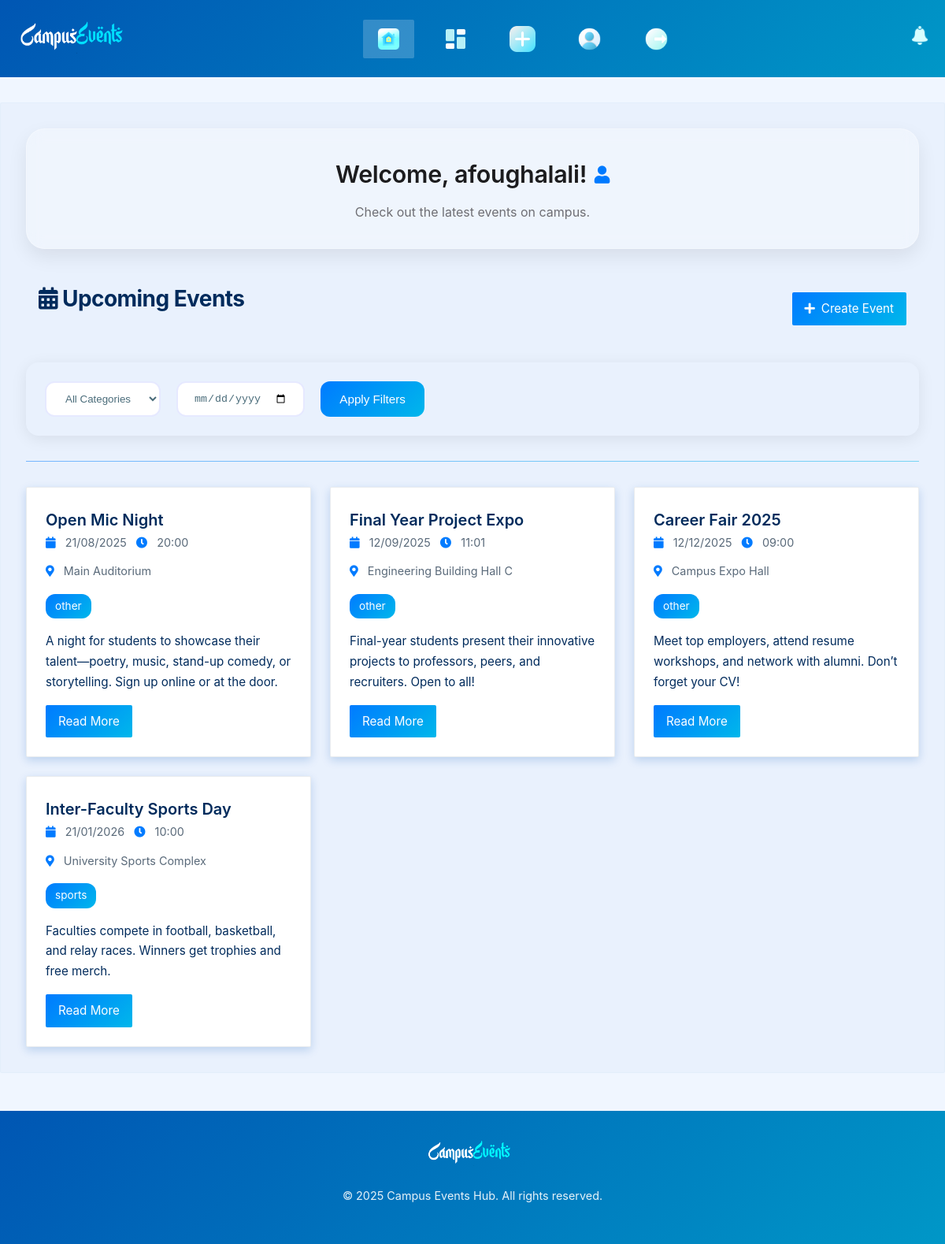
Screenshot of / (signed in) with the database file from the repository.
### models.py (models this page shows, shortened)
class User(UserMixin, db.Model):
    __tablename__ = 'user'
    id = db.Column(db.Integer, primary_key=True)
    email = db.Column(db.String(120), unique=True, nullable=False)
    username = db.Column(db.String(50), unique=True, nullable=False, default=func.substr(db.cast(email, db.String), 1, func.instr(db.cast(email, db.String), '@') - 1))
    password_hash = db.Column(db.String(128), nullable=False)
    role = db.Column(db.Enum(UserRole), default=UserRole.USER)
    events = db.relationship('Event', backref='organizer', lazy=True, cascade='all, delete-orphan')
    likes = db.relationship('Like', backref='user', lazy=True, cascade='all, delete-orphan')
    rsvps = db.relationship('RSVP', backref='user', lazy=True, cascade='all, delete-orphan')
    notifications = db.relationship('Notification', backref='user', lazy=True, cascade='all, delete-orphan')

class Event(db.Model):
    __tablename__ = 'event'
    id = db.Column(db.Integer, primary_key=True)
    title = db.Column(db.String(100), nullable=False)
    description = db.Column(db.Text, nullable=False)
    date = db.Column(db.Date, nullable=False)
    time = db.Column(db.Time, nullable=False)
    location = db.Column(db.String(100), nullable=False)
    category = db.Column(db.String(50), nullable=False)
    status = db.Column(db.Enum(EventStatus), default=EventStatus.PENDING)
    user_id = db.Column(db.Integer, db.ForeignKey('user.id'), nullable=False)
    likes = db.relationship('Like', backref='event', lazy=True, cascade='all, delete-orphan')
    rsvps = db.relationship('RSVP', backref='event', lazy=True, cascade='all, delete-orphan')
    notifications = db.relationship('Notification', backref='event', lazy=True, cascade='all, delete-orphan')

### app.py (the view)
@app.route('/')
def index():
    page = request.args.get('page', 1, type=int)
    per_page = 10
    events_query = Event.query.filter_by(status=EventStatus.APPROVED).order_by(Event.date, Event.time)
    category = request.args.get('category')
    date_filter = request.args.get('date')
    if category:
        events_query = events_query.filter_by(category=category)
    if date_filter:
        events_query = events_query.filter(Event.date == date.fromisoformat(date_filter))
    events = events_query.paginate(page=page, per_page=per_page, error_out=False)
    categories = sorted(set(event.category for event in Event.query.all() if event.category))
    if current_user.is_authenticated:
        panel_type = 'Admin Panel' if current_user.role == UserRole.ADMIN else 'Dashboard'
        if current_user.role == UserRole.ADMIN:
            return render_template('index_admin.html', events=events, categories=categories, category_filter=category, date_filter=date_filter, panel_type=panel_type)
        return render_template('index.html', events=events, categories=categories, category_filter=category, date_filter=date_filter, panel_type=panel_type)
    return render_template('index.html', events=events, categories=categories, category_filter=category, date_filter=date_filter)

### app.py (called while the page is built)
@login_manager.user_loader
def load_user(user_id):
    return User.query.get(int(user_id))

### templates/index.html (shortened to what this page needs)
{% extends "base.html" %}
{% block css %}
    <link rel="stylesheet" href="{{ url_for('static', filename='css/index.css') }}">
{% endblock %}
{% block content %}
    <div class="container">
        {% if current_user.is_authenticated %}
            <div class="welcome-message">
                <h2>Welcome, {{ current_user.username }}! <i class="fas fa-user"></i></h2>
                <p>Check out the latest events on campus.</p>
            </div>
        {% else %}
            <div class="welcome-message">
                <h2>Welcome to Campus Events Hub! <i class="fas fa-calendar-alt"></i></h2>
                <p>Login or register to join the fun!</p>
            </div>
        {% endif %}
        <div class="page-header">
            <h2><i class="fas fa-calendar-alt"></i> Upcoming Events</h2>
            {% if current_user.is_authenticated %}
                <a href="{{ url_for('create_event_page') }}" class="btn btn-primary create-event-btn">
                    <i class="fas fa-plus"></i> Create Event
                </a>
            {% endif %}
        </div>
        <div class="filters">
            <select class="form-control" id="category-filter">
                <option value="">All Categories</option>
            </select>
            <input type="date" class="form-control" id="date-filter">
            <button class="btn btn-primary" id="apply-filters">Apply Filters</button>
        </div>
        <div class="page-separator"></div>
        <div class="events-grid" id="events-grid">
            {% if events %}
                {% for event in events %}
                    <div class="event-card" id="event-card-{{ event.id }}">
                        <h3><a href="{{ url_for('get_event_page', event_id=event.id) }}">{{ event.title }}</a></h3>
                        <div class="event-meta">
                            <span><i class="fas fa-calendar"></i> {{ event.date.strftime('%d/%m/%Y') }}</span>
                            <span><i class="fas fa-clock"></i> {{ event.time.strftime('%H:%M') }}</span>
                            <span><i class="fas fa-map-marker-alt"></i> {{ event.location }}</span>
                        </div>
                        <div class="event-category">{{ event.category }}</div>
                        <p>{{ event.description }}</p>
                        <a href="{{ url_for('get_event_page', event_id=event.id) }}" class="btn btn-primary btn-read-more">Read More</a>
                    </div>
                {% endfor %}
            {% else %}
                <div class="no-events">
                    <i class="fas fa-exclamation-circle"></i> No events found.
                </div>
            {% endif %}
        </div>
    </div>
{% endblock %}

### static/css/base.css (style rules this page uses)
:root { --primary-blue: #007bff; --light-blue: #f0f6ff; --white: #ffffff; --dark-blue: #002b5c; --gradient-blue: linear-gradient(135deg, #007bff 0%, #00b7eb 100%); --success-green: #28a745; --danger-red: #dc3545; --gray: #5a6a7a; --font-primary: 'Inter', -apple-system, BlinkMacSystemFont, sans-serif; --transition: all 0.3s ease; --border-radius: 2px; --animation-ease: cubic-bezier(0.4, 0, 0.2, 1); }
* { margin: 0; padding: 0; box-sizing: border-box; }
body { font-family: var(--font-primary); line-height: 1.7; color: var(--dark-blue); background-color: var(--light-blue); font-size: 16px; overscroll-behavior: none; }
h1, h2, h3, h4 { font-weight: 700; color: var(--dark-blue); }
h2 { font-size: 1.75rem; margin-bottom: 1.5rem; letter-spacing: -0.02em; }
h3 { font-size: 1.25rem; font-weight: 600; }
p { margin-bottom: 1rem; font-size: 0.95rem; font-weight: 400; }
a { text-decoration: none; color: var(--primary-blue); transition: var(--transition); }
.container { max-width: 1280px; margin: 2rem auto; padding: 2rem; background-color: #c8def531; border-radius: var(--border-radius); border: 1px solid #c8def531; animation: fadeInOpacity 0.4s var(--animation-ease); }
.btn { padding: 0.5rem 1rem; border: none; border-radius: var(--border-radius); font-size: 0.95rem; cursor: pointer; transition: var(--transition); display: inline-flex; align-items: center; gap: 0.5rem; }
.btn-primary { background: var(--gradient-blue); color: var(--white); }

### static/css/index.css (style rules this page uses)
.welcome-message { margin-bottom: 2.5rem; text-align: center; padding: 2rem 1.5rem; background: rgba(255, 255, 255, 0.28); backdrop-filter: blur(10px); -webkit-backdrop-filter: blur(10px); border-radius: 1.5rem; box-shadow: 0 10px 25px rgba(0, 0, 0, 0.08); animation: fadeInOpacity 0.5s ease-in-out; transition: all 0.3s ease-in-out; border: 1px solid rgba(255, 255, 255, 0.3); }
.welcome-message h2 { font-size: 1.9rem; color: #1c1c1e; display: flex; justify-content: center; align-items: center; gap: 0.6rem; font-weight: 600; margin-bottom: 0.5rem; letter-spacing: -0.3px; }
.welcome-message i { color: #007aff; font-size: 1.4rem; }
.welcome-message p { font-size: 1rem; color: #6e6e73; margin: 0; }
.page-header { display: flex; justify-content: space-between; align-items: center; margin-bottom: 2rem; padding: 0 1rem; }
.filters { display: flex; gap: 1.25rem; margin-bottom: 2rem; flex-wrap: wrap; padding: 1.5rem; background: var(--light-bg); border-radius: 16px; box-shadow: 0 4px 20px rgba(0, 0, 0, 0.08); position: relative; overflow: hidden; }
.filters::before { content: ""; position: absolute; top: 0; left: 0; right: 0; height: 4px; background: linear-gradient(90deg, var(--soft-purple) 0%, var(--pink) 100%); }
.filters .form-control { max-width: 200px; transition: all 0.3s cubic-bezier(0.4, 0, 0.2, 1); border: 2px solid #e6e9ff; border-radius: 12px; padding: 0.75rem 1.25rem; background-color: white; box-shadow: var(--input-shadow); color: #4a6c7a; }
.filters .btn { background: var(--gradient-blue); color: var(--white); border-radius: 12px; padding: 0.75rem 1.5rem; transition: all 0.3s ease; }
.page-separator { height: 1px; background: var(--gradient-blue); margin: 2rem 0; opacity: 0.5; }
.events-grid { display: grid; grid-template-columns: repeat(auto-fill, minmax(300px, 1fr)); gap: 1.5rem; }
.event-card { background-color: var(--white); border: 1px solid #e9ecef; border-radius: var(--border-radius); padding: 1.5rem; transition: background-color var(--transition); box-shadow: 0 4px 12px rgba(0, 86, 179, 0.2); }
.event-card h3 a { color: var(--dark-blue); font-size: 1.25rem; transition: color var(--transition); }
.event-meta { color: var(--gray); font-size: 0.9rem; margin-bottom: 1rem; display: flex; flex-wrap: wrap; gap: 0.75rem; }
.event-meta i { color: var(--primary-blue); margin-right: 0.5rem; }
.event-category { display: inline-block; background: var(--gradient-blue); color: var(--white); padding: 0.25rem 0.75rem; border-radius: 12px; font-size: 0.85rem; margin-bottom: 1rem; }
.btn-read-more { background: var(--gradient-blue); color: --white; }

### rows the page displays
User: username "afoughalali"
Event: title "Open Mic Night", date "21/08/2025", time "20:00", location "Main Auditorium", category "other", description "A night for students to showcase their talent—poetry, music, stand-up comedy, or storytelling. Sign up online or at the door."
Event: title "Final Year Project Expo", date "12/09/2025", time "11:01", location "Engineering Building Hall C", category "other", description "Final-year students present their innovative projects to professors, peers, and recruiters. Open to all!"
Event: title "Career Fair 2025", date "12/12/2025", time "09:00", location "Campus Expo Hall", category "other", description "Meet top employers, attend resume workshops, and network with alumni. Don’t forget your CV!"
Event: title "Inter-Faculty Sports Day", date "21/01/2026", time "10:00", location "University Sports Complex", category "sports", description "Faculties compete in football, basketball, and relay races. Winners get trophies and free merch."
